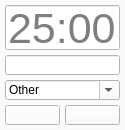
<?xml version="1.0" encoding="UTF-8"?>
<ui version="4.0">
 <class>MainWindow</class>
 <widget class="QMainWindow" name="MainWindow">
  <property name="geometry">
   <rect>
    <x>0</x>
    <y>0</y>
    <width>125</width>
    <height>130</height>
   </rect>
  </property>
  <property name="palette">
   <palette>
    <active>
     <colorrole role="WindowText">
      <brush brushstyle="SolidPattern">
       <color alpha="255">
        <red>0</red>
        <green>0</green>
        <blue>0</blue>
       </color>
      </brush>
     </colorrole>
     <colorrole role="Button">
      <brush brushstyle="SolidPattern">
       <color alpha="255">
        <red>250</red>
        <green>250</green>
        <blue>250</blue>
       </color>
      </brush>
     </colorrole>
     <colorrole role="Light">
      <brush brushstyle="SolidPattern">
       <color alpha="255">
        <red>255</red>
        <green>255</green>
        <blue>255</blue>
       </color>
      </brush>
     </colorrole>
     <colorrole role="Midlight">
      <brush brushstyle="SolidPattern">
       <color alpha="255">
        <red>252</red>
        <green>252</green>
        <blue>252</blue>
       </color>
      </brush>
     </colorrole>
     <colorrole role="Dark">
      <brush brushstyle="SolidPattern">
       <color alpha="255">
        <red>125</red>
        <green>125</green>
        <blue>125</blue>
       </color>
      </brush>
     </colorrole>
     <colorrole role="Mid">
      <brush brushstyle="SolidPattern">
       <color alpha="255">
        <red>167</red>
        <green>167</green>
        <blue>167</blue>
       </color>
      </brush>
     </colorrole>
     <colorrole role="Text">
      <brush brushstyle="SolidPattern">
       <color alpha="255">
        <red>0</red>
        <green>0</green>
        <blue>0</blue>
       </color>
      </brush>
     </colorrole>
     <colorrole role="BrightText">
      <brush brushstyle="SolidPattern">
       <color alpha="255">
        <red>255</red>
        <green>255</green>
        <blue>255</blue>
       </color>
      </brush>
     </colorrole>
     <colorrole role="ButtonText">
      <brush brushstyle="SolidPattern">
       <color alpha="255">
        <red>0</red>
        <green>0</green>
        <blue>0</blue>
       </color>
      </brush>
     </colorrole>
     <colorrole role="Base">
      <brush brushstyle="SolidPattern">
       <color alpha="255">
        <red>255</red>
        <green>255</green>
        <blue>255</blue>
       </color>
      </brush>
     </colorrole>
     <colorrole role="Window">
      <brush brushstyle="SolidPattern">
       <color alpha="255">
        <red>250</red>
        <green>250</green>
        <blue>250</blue>
       </color>
      </brush>
     </colorrole>
     <colorrole role="Shadow">
      <brush brushstyle="SolidPattern">
       <color alpha="255">
        <red>0</red>
        <green>0</green>
        <blue>0</blue>
       </color>
      </brush>
     </colorrole>
     <colorrole role="AlternateBase">
      <brush brushstyle="SolidPattern">
       <color alpha="255">
        <red>252</red>
        <green>252</green>
        <blue>252</blue>
       </color>
      </brush>
     </colorrole>
     <colorrole role="ToolTipBase">
      <brush brushstyle="SolidPattern">
       <color alpha="255">
        <red>255</red>
        <green>255</green>
        <blue>220</blue>
       </color>
      </brush>
     </colorrole>
     <colorrole role="ToolTipText">
      <brush brushstyle="SolidPattern">
       <color alpha="255">
        <red>0</red>
        <green>0</green>
        <blue>0</blue>
       </color>
      </brush>
     </colorrole>
     <colorrole role="PlaceholderText">
      <brush brushstyle="SolidPattern">
       <color alpha="128">
        <red>0</red>
        <green>0</green>
        <blue>0</blue>
       </color>
      </brush>
     </colorrole>
    </active>
    <inactive>
     <colorrole role="WindowText">
      <brush brushstyle="SolidPattern">
       <color alpha="255">
        <red>0</red>
        <green>0</green>
        <blue>0</blue>
       </color>
      </brush>
     </colorrole>
     <colorrole role="Button">
      <brush brushstyle="SolidPattern">
       <color alpha="255">
        <red>250</red>
        <green>250</green>
        <blue>250</blue>
       </color>
      </brush>
     </colorrole>
     <colorrole role="Light">
      <brush brushstyle="SolidPattern">
       <color alpha="255">
        <red>255</red>
        <green>255</green>
        <blue>255</blue>
       </color>
      </brush>
     </colorrole>
     <colorrole role="Midlight">
      <brush brushstyle="SolidPattern">
       <color alpha="255">
        <red>252</red>
        <green>252</green>
        <blue>252</blue>
       </color>
      </brush>
     </colorrole>
     <colorrole role="Dark">
      <brush brushstyle="SolidPattern">
       <color alpha="255">
        <red>125</red>
        <green>125</green>
        <blue>125</blue>
       </color>
      </brush>
     </colorrole>
     <colorrole role="Mid">
      <brush brushstyle="SolidPattern">
       <color alpha="255">
        <red>167</red>
        <green>167</green>
        <blue>167</blue>
       </color>
      </brush>
     </colorrole>
     <colorrole role="Text">
      <brush brushstyle="SolidPattern">
       <color alpha="255">
        <red>0</red>
        <green>0</green>
        <blue>0</blue>
       </color>
      </brush>
     </colorrole>
     <colorrole role="BrightText">
      <brush brushstyle="SolidPattern">
       <color alpha="255">
        <red>255</red>
        <green>255</green>
        <blue>255</blue>
       </color>
      </brush>
     </colorrole>
     <colorrole role="ButtonText">
      <brush brushstyle="SolidPattern">
       <color alpha="255">
        <red>0</red>
        <green>0</green>
        <blue>0</blue>
       </color>
      </brush>
     </colorrole>
     <colorrole role="Base">
      <brush brushstyle="SolidPattern">
       <color alpha="255">
        <red>255</red>
        <green>255</green>
        <blue>255</blue>
       </color>
      </brush>
     </colorrole>
     <colorrole role="Window">
      <brush brushstyle="SolidPattern">
       <color alpha="255">
        <red>250</red>
        <green>250</green>
        <blue>250</blue>
       </color>
      </brush>
     </colorrole>
     <colorrole role="Shadow">
      <brush brushstyle="SolidPattern">
       <color alpha="255">
        <red>0</red>
        <green>0</green>
        <blue>0</blue>
       </color>
      </brush>
     </colorrole>
     <colorrole role="AlternateBase">
      <brush brushstyle="SolidPattern">
       <color alpha="255">
        <red>252</red>
        <green>252</green>
        <blue>252</blue>
       </color>
      </brush>
     </colorrole>
     <colorrole role="ToolTipBase">
      <brush brushstyle="SolidPattern">
       <color alpha="255">
        <red>255</red>
        <green>255</green>
        <blue>220</blue>
       </color>
      </brush>
     </colorrole>
     <colorrole role="ToolTipText">
      <brush brushstyle="SolidPattern">
       <color alpha="255">
        <red>0</red>
        <green>0</green>
        <blue>0</blue>
       </color>
      </brush>
     </colorrole>
     <colorrole role="PlaceholderText">
      <brush brushstyle="SolidPattern">
       <color alpha="128">
        <red>0</red>
        <green>0</green>
        <blue>0</blue>
       </color>
      </brush>
     </colorrole>
    </inactive>
    <disabled>
     <colorrole role="WindowText">
      <brush brushstyle="SolidPattern">
       <color alpha="255">
        <red>125</red>
        <green>125</green>
        <blue>125</blue>
       </color>
      </brush>
     </colorrole>
     <colorrole role="Button">
      <brush brushstyle="SolidPattern">
       <color alpha="255">
        <red>250</red>
        <green>250</green>
        <blue>250</blue>
       </color>
      </brush>
     </colorrole>
     <colorrole role="Light">
      <brush brushstyle="SolidPattern">
       <color alpha="255">
        <red>255</red>
        <green>255</green>
        <blue>255</blue>
       </color>
      </brush>
     </colorrole>
     <colorrole role="Midlight">
      <brush brushstyle="SolidPattern">
       <color alpha="255">
        <red>252</red>
        <green>252</green>
        <blue>252</blue>
       </color>
      </brush>
     </colorrole>
     <colorrole role="Dark">
      <brush brushstyle="SolidPattern">
       <color alpha="255">
        <red>125</red>
        <green>125</green>
        <blue>125</blue>
       </color>
      </brush>
     </colorrole>
     <colorrole role="Mid">
      <brush brushstyle="SolidPattern">
       <color alpha="255">
        <red>167</red>
        <green>167</green>
        <blue>167</blue>
       </color>
      </brush>
     </colorrole>
     <colorrole role="Text">
      <brush brushstyle="SolidPattern">
       <color alpha="255">
        <red>125</red>
        <green>125</green>
        <blue>125</blue>
       </color>
      </brush>
     </colorrole>
     <colorrole role="BrightText">
      <brush brushstyle="SolidPattern">
       <color alpha="255">
        <red>255</red>
        <green>255</green>
        <blue>255</blue>
       </color>
      </brush>
     </colorrole>
     <colorrole role="ButtonText">
      <brush brushstyle="SolidPattern">
       <color alpha="255">
        <red>125</red>
        <green>125</green>
        <blue>125</blue>
       </color>
      </brush>
     </colorrole>
     <colorrole role="Base">
      <brush brushstyle="SolidPattern">
       <color alpha="255">
        <red>250</red>
        <green>250</green>
        <blue>250</blue>
       </color>
      </brush>
     </colorrole>
     <colorrole role="Window">
      <brush brushstyle="SolidPattern">
       <color alpha="255">
        <red>250</red>
        <green>250</green>
        <blue>250</blue>
       </color>
      </brush>
     </colorrole>
     <colorrole role="Shadow">
      <brush brushstyle="SolidPattern">
       <color alpha="255">
        <red>0</red>
        <green>0</green>
        <blue>0</blue>
       </color>
      </brush>
     </colorrole>
     <colorrole role="AlternateBase">
      <brush brushstyle="SolidPattern">
       <color alpha="255">
        <red>250</red>
        <green>250</green>
        <blue>250</blue>
       </color>
      </brush>
     </colorrole>
     <colorrole role="ToolTipBase">
      <brush brushstyle="SolidPattern">
       <color alpha="255">
        <red>255</red>
        <green>255</green>
        <blue>220</blue>
       </color>
      </brush>
     </colorrole>
     <colorrole role="ToolTipText">
      <brush brushstyle="SolidPattern">
       <color alpha="255">
        <red>0</red>
        <green>0</green>
        <blue>0</blue>
       </color>
      </brush>
     </colorrole>
     <colorrole role="PlaceholderText">
      <brush brushstyle="SolidPattern">
       <color alpha="128">
        <red>0</red>
        <green>0</green>
        <blue>0</blue>
       </color>
      </brush>
     </colorrole>
    </disabled>
   </palette>
  </property>
  <property name="windowTitle">
   <string>MainWindow</string>
  </property>
  <property name="windowOpacity">
   <double>0.900000000000000</double>
  </property>
  <property name="autoFillBackground">
   <bool>true</bool>
  </property>
  <property name="tabShape">
   <enum>QTabWidget::Rounded</enum>
  </property>
  <property name="unifiedTitleAndToolBarOnMac">
   <bool>false</bool>
  </property>
  <widget class="QWidget" name="centralwidget">
   <widget class="QLineEdit" name="lineEditTime">
    <property name="enabled">
     <bool>false</bool>
    </property>
    <property name="geometry">
     <rect>
      <x>5</x>
      <y>5</y>
      <width>115</width>
      <height>45</height>
     </rect>
    </property>
    <property name="font">
     <font>
      <pointsize>32</pointsize>
     </font>
    </property>
    <property name="styleSheet">
     <string notr="true">background-color: rgb(255, 255, 255);
alternate-background-color: rgb(0, 0, 0);
color: rgb(0, 0, 0);</string>
    </property>
    <property name="placeholderText">
     <string>25:00</string>
    </property>
   </widget>
   <widget class="QComboBox" name="comboBoxLabel">
    <property name="geometry">
     <rect>
      <x>5</x>
      <y>80</y>
      <width>115</width>
      <height>20</height>
     </rect>
    </property>
    <property name="cursor">
     <cursorShape>PointingHandCursor</cursorShape>
    </property>
    <property name="editable">
     <bool>true</bool>
    </property>
    <property name="currentText">
     <string notr="true">Other</string>
    </property>
    <property name="maxCount">
     <number>18</number>
    </property>
    <property name="frame">
     <bool>true</bool>
    </property>
   </widget>
   <widget class="QPushButton" name="pushButtonPlayPause">
    <property name="geometry">
     <rect>
      <x>5</x>
      <y>105</y>
      <width>55</width>
      <height>20</height>
     </rect>
    </property>
    <property name="palette">
     <palette>
      <active>
       <colorrole role="WindowText">
        <brush brushstyle="SolidPattern">
         <color alpha="255">
          <red>0</red>
          <green>0</green>
          <blue>0</blue>
         </color>
        </brush>
       </colorrole>
       <colorrole role="Button">
        <brush brushstyle="SolidPattern">
         <color alpha="255">
          <red>255</red>
          <green>255</green>
          <blue>255</blue>
         </color>
        </brush>
       </colorrole>
       <colorrole role="Light">
        <brush brushstyle="SolidPattern">
         <color alpha="255">
          <red>255</red>
          <green>170</green>
          <blue>127</blue>
         </color>
        </brush>
       </colorrole>
       <colorrole role="Midlight">
        <brush brushstyle="SolidPattern">
         <color alpha="255">
          <red>255</red>
          <green>127</green>
          <blue>63</blue>
         </color>
        </brush>
       </colorrole>
       <colorrole role="Dark">
        <brush brushstyle="SolidPattern">
         <color alpha="255">
          <red>127</red>
          <green>42</green>
          <blue>0</blue>
         </color>
        </brush>
       </colorrole>
       <colorrole role="Mid">
        <brush brushstyle="SolidPattern">
         <color alpha="255">
          <red>170</red>
          <green>56</green>
          <blue>0</blue>
         </color>
        </brush>
       </colorrole>
       <colorrole role="Text">
        <brush brushstyle="SolidPattern">
         <color alpha="255">
          <red>0</red>
          <green>0</green>
          <blue>0</blue>
         </color>
        </brush>
       </colorrole>
       <colorrole role="BrightText">
        <brush brushstyle="SolidPattern">
         <color alpha="255">
          <red>255</red>
          <green>255</green>
          <blue>255</blue>
         </color>
        </brush>
       </colorrole>
       <colorrole role="ButtonText">
        <brush brushstyle="SolidPattern">
         <color alpha="255">
          <red>0</red>
          <green>0</green>
          <blue>0</blue>
         </color>
        </brush>
       </colorrole>
       <colorrole role="Base">
        <brush brushstyle="SolidPattern">
         <color alpha="255">
          <red>255</red>
          <green>255</green>
          <blue>255</blue>
         </color>
        </brush>
       </colorrole>
       <colorrole role="Window">
        <brush brushstyle="SolidPattern">
         <color alpha="255">
          <red>255</red>
          <green>255</green>
          <blue>255</blue>
         </color>
        </brush>
       </colorrole>
       <colorrole role="Shadow">
        <brush brushstyle="SolidPattern">
         <color alpha="255">
          <red>0</red>
          <green>0</green>
          <blue>0</blue>
         </color>
        </brush>
       </colorrole>
       <colorrole role="AlternateBase">
        <brush brushstyle="SolidPattern">
         <color alpha="255">
          <red>255</red>
          <green>170</green>
          <blue>127</blue>
         </color>
        </brush>
       </colorrole>
       <colorrole role="ToolTipBase">
        <brush brushstyle="SolidPattern">
         <color alpha="255">
          <red>255</red>
          <green>255</green>
          <blue>220</blue>
         </color>
        </brush>
       </colorrole>
       <colorrole role="ToolTipText">
        <brush brushstyle="SolidPattern">
         <color alpha="255">
          <red>0</red>
          <green>0</green>
          <blue>0</blue>
         </color>
        </brush>
       </colorrole>
       <colorrole role="PlaceholderText">
        <brush brushstyle="SolidPattern">
         <color alpha="128">
          <red>0</red>
          <green>0</green>
          <blue>0</blue>
         </color>
        </brush>
       </colorrole>
      </active>
      <inactive>
       <colorrole role="WindowText">
        <brush brushstyle="SolidPattern">
         <color alpha="255">
          <red>0</red>
          <green>0</green>
          <blue>0</blue>
         </color>
        </brush>
       </colorrole>
       <colorrole role="Button">
        <brush brushstyle="SolidPattern">
         <color alpha="255">
          <red>255</red>
          <green>255</green>
          <blue>255</blue>
         </color>
        </brush>
       </colorrole>
       <colorrole role="Light">
        <brush brushstyle="SolidPattern">
         <color alpha="255">
          <red>255</red>
          <green>170</green>
          <blue>127</blue>
         </color>
        </brush>
       </colorrole>
       <colorrole role="Midlight">
        <brush brushstyle="SolidPattern">
         <color alpha="255">
          <red>255</red>
          <green>127</green>
          <blue>63</blue>
         </color>
        </brush>
       </colorrole>
       <colorrole role="Dark">
        <brush brushstyle="SolidPattern">
         <color alpha="255">
          <red>59</red>
          <green>127</green>
          <blue>41</blue>
         </color>
        </brush>
       </colorrole>
       <colorrole role="Mid">
        <brush brushstyle="SolidPattern">
         <color alpha="255">
          <red>170</red>
          <green>56</green>
          <blue>0</blue>
         </color>
        </brush>
       </colorrole>
       <colorrole role="Text">
        <brush brushstyle="SolidPattern">
         <color alpha="255">
          <red>0</red>
          <green>0</green>
          <blue>0</blue>
         </color>
        </brush>
       </colorrole>
       <colorrole role="BrightText">
        <brush brushstyle="SolidPattern">
         <color alpha="255">
          <red>255</red>
          <green>255</green>
          <blue>255</blue>
         </color>
        </brush>
       </colorrole>
       <colorrole role="ButtonText">
        <brush brushstyle="SolidPattern">
         <color alpha="255">
          <red>0</red>
          <green>0</green>
          <blue>0</blue>
         </color>
        </brush>
       </colorrole>
       <colorrole role="Base">
        <brush brushstyle="SolidPattern">
         <color alpha="255">
          <red>255</red>
          <green>255</green>
          <blue>255</blue>
         </color>
        </brush>
       </colorrole>
       <colorrole role="Window">
        <brush brushstyle="SolidPattern">
         <color alpha="255">
          <red>255</red>
          <green>255</green>
          <blue>255</blue>
         </color>
        </brush>
       </colorrole>
       <colorrole role="Shadow">
        <brush brushstyle="SolidPattern">
         <color alpha="255">
          <red>0</red>
          <green>0</green>
          <blue>0</blue>
         </color>
        </brush>
       </colorrole>
       <colorrole role="AlternateBase">
        <brush brushstyle="SolidPattern">
         <color alpha="255">
          <red>255</red>
          <green>170</green>
          <blue>127</blue>
         </color>
        </brush>
       </colorrole>
       <colorrole role="ToolTipBase">
        <brush brushstyle="SolidPattern">
         <color alpha="255">
          <red>255</red>
          <green>255</green>
          <blue>220</blue>
         </color>
        </brush>
       </colorrole>
       <colorrole role="ToolTipText">
        <brush brushstyle="SolidPattern">
         <color alpha="255">
          <red>0</red>
          <green>0</green>
          <blue>0</blue>
         </color>
        </brush>
       </colorrole>
       <colorrole role="PlaceholderText">
        <brush brushstyle="SolidPattern">
         <color alpha="128">
          <red>0</red>
          <green>0</green>
          <blue>0</blue>
         </color>
        </brush>
       </colorrole>
      </inactive>
      <disabled>
       <colorrole role="WindowText">
        <brush brushstyle="SolidPattern">
         <color alpha="255">
          <red>127</red>
          <green>42</green>
          <blue>0</blue>
         </color>
        </brush>
       </colorrole>
       <colorrole role="Button">
        <brush brushstyle="SolidPattern">
         <color alpha="255">
          <red>255</red>
          <green>255</green>
          <blue>255</blue>
         </color>
        </brush>
       </colorrole>
       <colorrole role="Light">
        <brush brushstyle="SolidPattern">
         <color alpha="255">
          <red>255</red>
          <green>170</green>
          <blue>127</blue>
         </color>
        </brush>
       </colorrole>
       <colorrole role="Midlight">
        <brush brushstyle="SolidPattern">
         <color alpha="255">
          <red>255</red>
          <green>127</green>
          <blue>63</blue>
         </color>
        </brush>
       </colorrole>
       <colorrole role="Dark">
        <brush brushstyle="SolidPattern">
         <color alpha="255">
          <red>127</red>
          <green>42</green>
          <blue>0</blue>
         </color>
        </brush>
       </colorrole>
       <colorrole role="Mid">
        <brush brushstyle="SolidPattern">
         <color alpha="255">
          <red>170</red>
          <green>56</green>
          <blue>0</blue>
         </color>
        </brush>
       </colorrole>
       <colorrole role="Text">
        <brush brushstyle="SolidPattern">
         <color alpha="255">
          <red>127</red>
          <green>42</green>
          <blue>0</blue>
         </color>
        </brush>
       </colorrole>
       <colorrole role="BrightText">
        <brush brushstyle="SolidPattern">
         <color alpha="255">
          <red>255</red>
          <green>255</green>
          <blue>255</blue>
         </color>
        </brush>
       </colorrole>
       <colorrole role="ButtonText">
        <brush brushstyle="SolidPattern">
         <color alpha="255">
          <red>127</red>
          <green>42</green>
          <blue>0</blue>
         </color>
        </brush>
       </colorrole>
       <colorrole role="Base">
        <brush brushstyle="SolidPattern">
         <color alpha="255">
          <red>255</red>
          <green>255</green>
          <blue>255</blue>
         </color>
        </brush>
       </colorrole>
       <colorrole role="Window">
        <brush brushstyle="SolidPattern">
         <color alpha="255">
          <red>255</red>
          <green>255</green>
          <blue>255</blue>
         </color>
        </brush>
       </colorrole>
       <colorrole role="Shadow">
        <brush brushstyle="SolidPattern">
         <color alpha="255">
          <red>0</red>
          <green>0</green>
          <blue>0</blue>
         </color>
        </brush>
       </colorrole>
       <colorrole role="AlternateBase">
        <brush brushstyle="SolidPattern">
         <color alpha="255">
          <red>255</red>
          <green>85</green>
          <blue>0</blue>
         </color>
        </brush>
       </colorrole>
       <colorrole role="ToolTipBase">
        <brush brushstyle="SolidPattern">
         <color alpha="255">
          <red>255</red>
          <green>255</green>
          <blue>220</blue>
         </color>
        </brush>
       </colorrole>
       <colorrole role="ToolTipText">
        <brush brushstyle="SolidPattern">
         <color alpha="255">
          <red>0</red>
          <green>0</green>
          <blue>0</blue>
         </color>
        </brush>
       </colorrole>
       <colorrole role="PlaceholderText">
        <brush brushstyle="SolidPattern">
         <color alpha="128">
          <red>0</red>
          <green>0</green>
          <blue>0</blue>
         </color>
        </brush>
       </colorrole>
      </disabled>
     </palette>
    </property>
    <property name="cursor">
     <cursorShape>PointingHandCursor</cursorShape>
    </property>
    <property name="styleSheet">
     <string notr="true"/>
    </property>
    <property name="text">
     <string/>
    </property>
    <property name="icon">
     <iconset theme="Play">
      <normaloff>.</normaloff>.</iconset>
    </property>
   </widget>
   <widget class="QPushButton" name="pushButtonStop">
    <property name="enabled">
     <bool>true</bool>
    </property>
    <property name="geometry">
     <rect>
      <x>65</x>
      <y>105</y>
      <width>55</width>
      <height>20</height>
     </rect>
    </property>
    <property name="cursor">
     <cursorShape>PointingHandCursor</cursorShape>
    </property>
    <property name="text">
     <string/>
    </property>
   </widget>
   <widget class="QLineEdit" name="lineEditTask">
    <property name="enabled">
     <bool>true</bool>
    </property>
    <property name="geometry">
     <rect>
      <x>5</x>
      <y>55</y>
      <width>115</width>
      <height>20</height>
     </rect>
    </property>
   </widget>
   <zorder>pushButtonPlayPause</zorder>
   <zorder>pushButtonStop</zorder>
   <zorder>lineEditTime</zorder>
   <zorder>comboBoxLabel</zorder>
   <zorder>lineEditTask</zorder>
  </widget>
  <action name="actionhelp_here">
   <property name="text">
    <string>help here</string>
   </property>
  </action>
 </widget>
 <tabstops>
  <tabstop>lineEditTime</tabstop>
  <tabstop>lineEditTask</tabstop>
  <tabstop>comboBoxLabel</tabstop>
  <tabstop>pushButtonPlayPause</tabstop>
  <tabstop>pushButtonStop</tabstop>
 </tabstops>
 <resources/>
 <connections/>
</ui>
